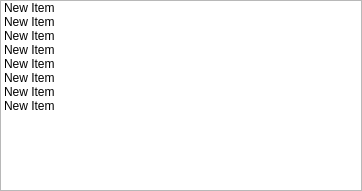
<?xml version="1.0" encoding="UTF-8"?>
<ui version="4.0">
 <class>Form</class>
 <widget class="QWidget" name="Form">
  <property name="geometry">
   <rect>
    <x>0</x>
    <y>0</y>
    <width>362</width>
    <height>191</height>
   </rect>
  </property>
  <property name="windowTitle">
   <string>Form</string>
  </property>
  <layout class="QHBoxLayout" name="horizontalLayout">
   <property name="spacing">
    <number>0</number>
   </property>
   <property name="leftMargin">
    <number>0</number>
   </property>
   <property name="topMargin">
    <number>0</number>
   </property>
   <property name="rightMargin">
    <number>0</number>
   </property>
   <property name="bottomMargin">
    <number>0</number>
   </property>
   <item>
    <widget class="QListWidget" name="listWidget">
     <item>
      <property name="text">
       <string>New Item</string>
      </property>
     </item>
     <item>
      <property name="text">
       <string>New Item</string>
      </property>
     </item>
     <item>
      <property name="text">
       <string>New Item</string>
      </property>
     </item>
     <item>
      <property name="text">
       <string>New Item</string>
      </property>
     </item>
     <item>
      <property name="text">
       <string>New Item</string>
      </property>
     </item>
     <item>
      <property name="text">
       <string>New Item</string>
      </property>
     </item>
     <item>
      <property name="text">
       <string>New Item</string>
      </property>
     </item>
     <item>
      <property name="text">
       <string>New Item</string>
      </property>
     </item>
    </widget>
   </item>
  </layout>
 </widget>
 <resources/>
 <connections/>
</ui>
